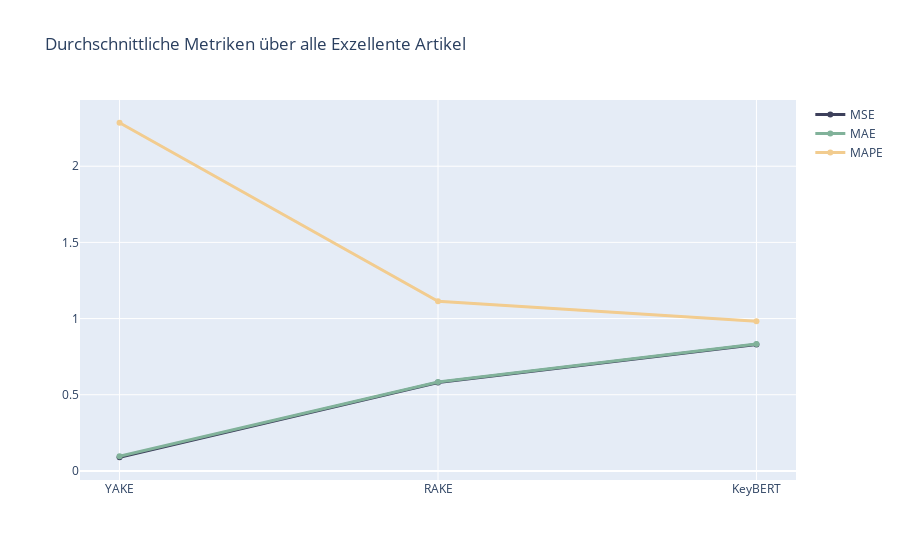

The notebook cell saved with this chart:
### Code cell
# plot metrics
fig = go.Figure()

fig.add_trace(
    go.Scatter(
        x = metrics_df.index, y = metrics_df["mean_MSE"], 
        name = "MSE", line = dict(color = "#3d405b", width = 3)
    )
)

fig.add_trace(
    go.Scatter(
        x = metrics_df.index, y = metrics_df["mean_MAE"], 
        name = "MAE", line = dict(color = "#81b29a", width = 3)
    )
)

fig.add_trace(
    go.Scatter(
        x = metrics_df.index, y = metrics_df["mean_MAPE"], 
        name = "MAPE", line = dict(color = "#f2cc8f", width = 3)
    )
)

fig.update_layout(
    title = "Durchschnittliche Metriken über alle Exzellente Artikel"
)

fig.show()

### Figure 1 — Plotly figure (JSON) as saved in the notebook; plotly's stock layout.template omitted (floating-point values rounded to 4 significant figures)
{"data": [{"line": {"color": "#3d405b", "width": 3}, "name": "MSE", "type": "scatter", "x": ["YAKE", "RAKE", "KeyBERT"], "y": [0.0897, 0.58, 0.8304]}, {"line": {"color": "#81b29a", "width": 3}, "name": "MAE", "type": "scatter", "x": ["YAKE", "RAKE", "KeyBERT"], "y": [0.0961, 0.5832, 0.8335]}, {"line": {"color": "#f2cc8f", "width": 3}, "name": "MAPE", "type": "scatter", "x": ["YAKE", "RAKE", "KeyBERT"], "y": [2.285, 1.113, 0.983]}], "layout": {"title": {"text": "Durchschnittliche Metriken über alle Exzellente Artikel"}}}
